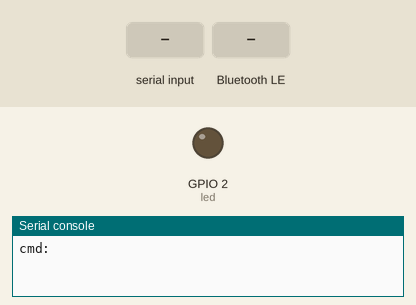
A program run on a simulated ESP32 board running MicroPython. On the bench: output pins drawn as LEDs (lit = HIGH), the last lines printed to the serial console. Dashed ring = blinking. The inputs (shaded band) are chosen by the test bench. Nothing arrives over Bluetooth unless stated.

Above: at 1.2 s.
1.3 s: "bt" typed at the serial console, then Enter
At 1.45 s:
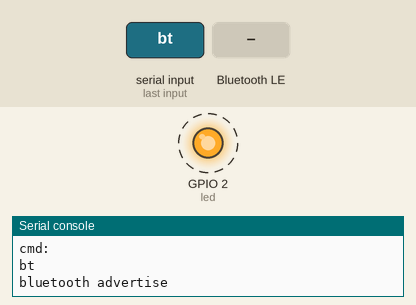
4.3 s: "key" written over Bluetooth
5.8 s: "ip" written over Bluetooth
At 6.9 s:
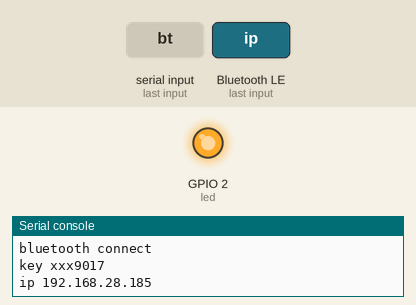
Timing chart, 0 to 8.8 s (numbered marks = the images above; inputs shaded):
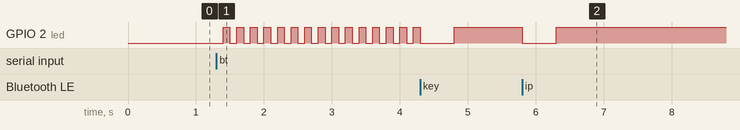

Measured:
- after the input at 1.3 s, GPIO 2 (led): alternates HIGH for 0.10 s and LOW for 0.10 s, starting after 0.10 s
- after the input at 5.8 s, GPIO 2 (led): HIGH → LOW at once, → HIGH 0.50 s later

The program:

ble2wifi2tcp.py
```python
from bluetooth import BLE
from bluetooth import UUID
from socket import *
import network
import re
from machine import Timer
from machine import Pin
import time

wlan_info=0
debug=True

t0=Timer(0) # led timer
led = Pin(2, Pin.OUT)

def pin_op(t):
    led.value(1-led.value())

def blink(half_period):
	t0.init(mode=Timer.PERIODIC,period=half_period,callback=pin_op)

def stop():
    t0.deinit()

def activeBle():
    ble = BLE()
    ble.active(True)
    return ble

def adBle(ble):
    adv_data=bytearray(b'\x0a\x09')
    adv_data+=bytearray("conn_test".encode())
    ble.gap_advertise(100,adv_data=adv_data)
    blink(100)
    print("bluetooth advertise")

def handler(event, data):
    if 1 == event:
        stop()
        led.on()
        print("bluetooth connect")

    if 2 == event:
        print("bluetooth disconnect")

    if 3 == event:
        conn_hdl, char_hdl = data
        buffer = ble.gatts_read(char_hdl)
        getWlanInfo(buffer.decode())


def buildCharacter(uuid, flags):
    return (UUID(uuid), flags)

def buildService(uuid, chars):
    return (UUID(uuid), chars)

def regServices(ble):
    char1 = buildCharacter(0xabcd,0x2|0x8)
    serv1 = buildService(0xbcde, [char1])
    ble.gatts_register_services([serv1])

def infoAck():
    led.off()
    time.sleep(0.5)
    led.on()

str_ip="192.168.28.185"
def getWlanInfo(buf):
    global wlan_info
    global str_ip
    if "ssid"==buf:
        wlan_info|=0x1
        print("ssid xxx_office")
        infoAck()

    if "key"==buf:
        wlan_info|=0x2
        print("key xxx9017")
        infoAck()

    if "port"==buf:
        wlan_info|=0x8
        print("port 4321")
        infoAck()

    if "info"==buf:
        wlan_info|=0xf
        infoAck()
        time.sleep(0.5)
        infoAck()

    if "ip"==buf:
        wlan_info|=0x4
        print("ip 192.168.28.185")
        infoAck()
    else:
        re_ret=re.match("ip\s*(\d+\.\d+\.\d+\.\d+)",buf)
        if re_ret:
            wlan_info|=0x4
            str_ip=re_ret.group(1)
            print(str_ip)
            infoAck()


def wifiStatusName(status):
    if network.STAT_IDLE ==status:
        return "idle"
    elif network.STAT_CONNECTING ==status:
        return "connecting"
    elif network.STAT_WRONG_PASSWORD  ==status:
        return "wrong password"
    elif network.STAT_NO_AP_FOUND  ==status:
        return "no ap found"
    elif network.STAT_CONNECT_FAIL  ==status:
        return "connect fail"
    elif network.STAT_GOT_IP  ==status:
        return "got ip"
    else:
        return "unknown status"

# start bluetooth
if debug:
    while True:
        cmd=input("cmd: ")
        if "bt" == cmd:
            ble=activeBle()
            regServices(ble)
            adBle(ble)
            ble.irq(handler)
            break
else:
    ble=activeBle()
    regServices(ble)
    adBle(ble)
    ble.irq(handler)


# wait for wlan info
while True:
    time.sleep(1)
    if debug:
        string=input()
        if string=="wlan":
            print("get all wlan info")
            break
    else:
        if 0xf==wlan_info:
            print("get all wlan info")
            break

# connect wlan
wlan=network.WLAN(network.STA_IF)
wlan.active(True)
wlan.connect('xxx_office', 'xxx9017')

for i in range(10):
    if wlan.isconnected():
        break
    else:
        print("current status:",wifiStatusName(wlan.status()))
        time.sleep(1)

if wlan.isconnected():
    print(wlan.ifconfig())
    blink(500)
else:
    print("connect failed")
    print(wifiStatusName(wlan.status()))


time.sleep(2)

# wait for command
if debug:
    while True:
        string=input("tcp:")
        if string=="conn":
            print("tcp connect")
            break


# connect tcp server
tcp_skt = socket(AF_INET, SOCK_STREAM)
tcp_server = (str_ip,4321)
tcp_skt.connect(tcp_server)
blink(2000)

# heartbeat
message = 'test msg '
i=0
def sendMsg(t):
    global i
    global tcp_skt
    global message
    tcp_skt.send(message+str(i))
    i=i+1

t1=Timer(1)
t1.init(mode=Timer.PERIODIC,period=1000,callback=sendMsg)
```
